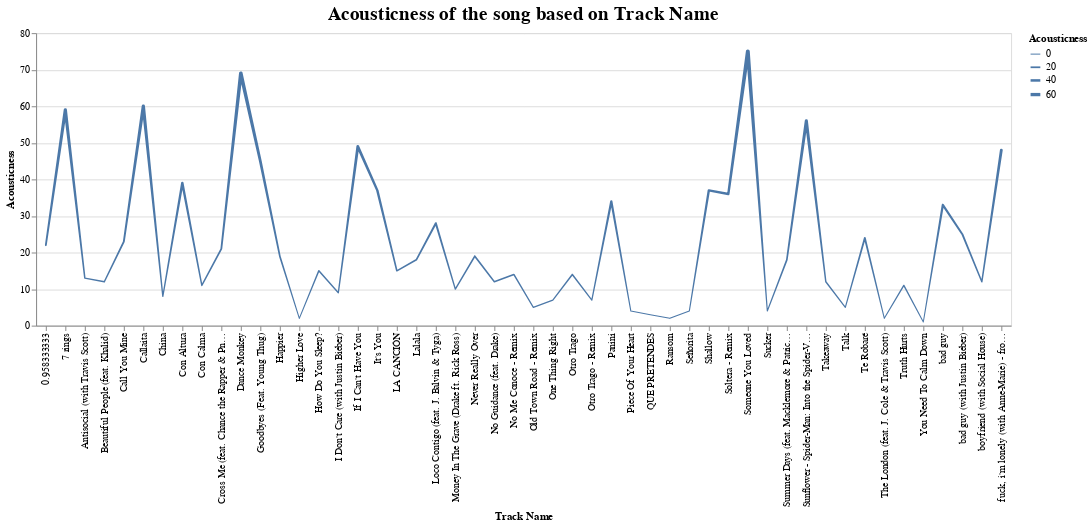

Source (notebook cell):
### Markdown cell above
### TASK 1: Let's show the acousticness for each song based in Track Name by visualizing it using a line graph. Show the variation in lines to show difference in acousticness for every track.

### Code cell
# Plot the graph and show the variations in line

Chart=alt.Chart(spotify).mark_trail().encode(            # mark_trail is used to vary the size of the line
    x='Track Name',
    y='Acousticness',
    size='Acousticness'  # For the variations in line size
).properties(
    title='Acousticness of the song based on Track Name'  # adding title to the chart
)


Chart.configure_title(  # chart title configuration 
    fontSize=20,
    font='Courier',
    anchor='middle',
    color='black'
)

### Figure 1 — Vega-Lite specification as saved in the notebook (floating-point values rounded to 4 significant figures)
{"config": {"view": {"continuousWidth": 400, "continuousHeight": 300}, "title": {"anchor": "middle", "color": "black", "font": "Courier", "fontSize": 20}}, "data": {"name": "data-459581acc2e1a9d92f0d76b9145d00c9"}, "mark": "trail", "encoding": {"size": {"type": "quantitative", "field": "Acousticness"}, "x": {"type": "nominal", "field": "Track Name"}, "y": {"type": "quantitative", "field": "Acousticness"}}, "title": "Acousticness of the song based on Track Name", "$schema": "https://vega.github.io/schema/vega-lite/v4.8.1.json", "datasets": {"data-459581acc2e1a9d92f0d76b9145d00c9": [{"Track ID": 1, "Track Name": "Señorita", "Artist Name": "Shawn Mendes", "Genre": "canadian pop", "Beats per min": 117, "Energy": 55, "Danceability": 76, "Loudness(dB)": -6, "Liveness": 8, "Valence": 75, "Length": 191, "Acousticness": 4, "Speechiness": 3, "Popularity": 79}, {"Track ID": 2, "Track Name": "China", "Artist Name": "Anuel AA", "Genre": "reggaeton flow", "Beats per min": 105, "Energy": 81, "Danceability": 79, "Loudness(dB)": -4, "Liveness": 8, "Valence": 61, "Length": 302, "Acousticness": 8, "Speechiness": 9, "Popularity": 92}, {"Track ID": 3, "Track Name": "boyfriend (with Social House)", "Artist Name": "Ariana Grande", "Genre": "dance pop", "Beats per min": 190, "Energy": 80, "Danceability": 40, "Loudness(dB)": -4, "Liveness": 16, "Valence": 70, "Length": 186, "Acousticness": 12, "Speechiness": 46, "Popularity": 85}, {"Track ID": 4, "Track Name": "Beautiful People (feat. Khalid)", "Artist Name": "Ed Sheeran", "Genre": "pop", "Beats per min": 93, "Energy": 65, "Danceability": 64, "Loudness(dB)": -8, "Liveness": 8, "Valence": 55, "Length": 198, "Acousticness": 12, "Speechiness": 19, "Popularity": 86}, {"Track ID": 5, "Track Name": "Goodbyes (Feat. Young Thug)", "Artist Name": "Post Malone", "Genre": "dfw rap", "Beats per min": 150, "Energy": 65, "Danceability": 58, "Loudness(dB)": -4, "Liveness": 11, "Valence": 18, "Length": 175, "Acousticness": 45, "Speechiness": 7, "Popularity": 94}, {"Track ID": 6, "Track Name": "I Don't Care (with Justin Bieber)", "Artist Name": "Ed Sheeran", "Genre": "pop", "Beats per min": 102, "Energy": 68, "Danceability": 80, "Loudness(dB)": -5, "Liveness": 9, "Valence": 84, "Length": 220, "Acousticness": 9, "Speechiness": 4, "Popularity": 84}, {"Track ID": 7, "Track Name": "Ransom", "Artist Name": "Lil Tecca", "Genre": "trap music", "Beats per min": 180, "Energy": 64, "Danceability": 75, "Loudness(dB)": -6, "Liveness": 7, "Valence": 23, "Length": 131, "Acousticness": 2, "Speechiness": 29, "Popularity": 92}, {"Track ID": 8, "Track Name": "How Do You Sleep?", "Artist Name": "Sam Smith", "Genre": "pop", "Beats per min": 111, "Energy": 68, "Danceability": 48, "Loudness(dB)": -5, "Liveness": 8, "Valence": 35, "Length": 202, "Acousticness": 15, "Speechiness": 9, "Popularity": 90}, {"Track ID": 9, "Track Name": "Old Town Road - Remix", "Artist Name": "Lil Nas X", "Genre": "country rap", "Beats per min": 136, "Energy": 62, "Danceability": 88, "Loudness(dB)": -6, "Liveness": 11, "Valence": 64, "Length": 157, "Acousticness": 5, "Speechiness": 10, "Popularity": 87}, {"Track ID": 10, "Track Name": "bad guy", "Artist Name": "Billie Eilish", "Genre": "electropop", "Beats per min": 135, "Energy": 43, "Danceability": 70, "Loudness(dB)": -11, "Liveness": 10, "Valence": 56, "Length": 194, "Acousticness": 33, "Speechiness": 38, "Popularity": 95}, {"Track ID": 11, "Track Name": "Callaita", "Artist Name": "Bad Bunny", "Genre": "reggaeton", "Beats per min": 176, "Energy": 62, "Danceability": 61, "Loudness(dB)": -5, "Liveness": 24, "Valence": 24, "Length": 251, "Acousticness": 60, "Speechiness": 31, "Popularity": 93}, {"Track ID": 12, "Track Name": "Loco Contigo (feat. J. Balvin & Tyga)", "Artist Name": "DJ Snake", "Genre": "dance pop", "Beats per min": 96, "Energy": 71, "Danceability": 82, "Loudness(dB)": -4, "Liveness": 15, "Valence": 38, "Length": 185, "Acousticness": 28, "Speechiness": 7, "Popularity": 86}, {"Track ID": 13, "Track Name": "Someone You Loved", "Artist Name": "Lewis Capaldi", "Genre": "pop", "Beats per min": 110, "Energy": 41, "Danceability": 50, "Loudness(dB)": -6, "Liveness": 11, "Valence": 45, "Length": 182, "Acousticness": 75, "Speechiness": 3, "Popularity": 88}, {"Track ID": 14, "Track Name": "Otro Trago - Remix", "Artist Name": "Sech", "Genre": "panamanian pop", "Beats per min": 176, "Energy": 79, "Danceability": 73, "Loudness(dB)": -2, "Liveness": 6, "Valence": 76, "Length": 288, "Acousticness": 7, "Speechiness": 20, "Popularity": 87}, {"Track ID": 15, "Track Name": "Money In The Grave (Drake ft. Rick Ross)", "Artist Name": "Drake", "Genre": "canadian hip hop", "Beats per min": 101, "Energy": 50, "Danceability": 83, "Loudness(dB)": -4, "Liveness": 12, "Valence": 10, "Length": 205, "Acousticness": 10, "Speechiness": 5, "Popularity": 92}, {"Track ID": 16, "Track Name": "No Guidance (feat. Drake)", "Artist Name": "Chris Brown", "Genre": "dance pop", "Beats per min": 93, "Energy": 45, "Danceability": 70, "Loudness(dB)": -7, "Liveness": 16, "Valence": 14, "Length": 261, "Acousticness": 12, "Speechiness": 15, "Popularity": 82}, {"Track ID": 17, "Track Name": "LA CANCIÓN", "Artist Name": "J Balvin", "Genre": "latin", "Beats per min": 176, "Energy": 65, "Danceability": 75, "Loudness(dB)": -6, "Liveness": 11, "Valence": 43, "Length": 243, "Acousticness": 15, "Speechiness": 32, "Popularity": 90}, {"Track ID": 18, "Track Name": "Sunflower - Spider-Man: Into the Spider-Verse", "Artist Name": "Post Malone", "Genre": "dfw rap", "Beats per min": 90, "Energy": 48, "Danceability": 76, "Loudness(dB)": -6, "Liveness": 7, "Valence": 91, "Length": 158, "Acousticness": 56, "Speechiness": 5, "Popularity": 91}, {"Track ID": 19, "Track Name": "Lalala", "Artist Name": "Y2K", "Genre": "canadian hip hop", "Beats per min": 130, "Energy": 39, "Danceability": 84, "Loudness(dB)": -8, "Liveness": 14, "Valence": 50, "Length": 161, "Acousticness": 18, "Speechiness": 8, "Popularity": 88}, {"Track ID": 20, "Track Name": "Truth Hurts", "Artist Name": "Lizzo", "Genre": "escape room", "Beats per min": 158, "Energy": 62, "Danceability": 72, "Loudness(dB)": -3, "Liveness": 12, "Valence": 41, "Length": 173, "Acousticness": 11, "Speechiness": 11, "Popularity": 91}, {"Track ID": 21, "Track Name": "Piece Of Your Heart", "Artist Name": "MEDUZA", "Genre": "pop house", "Beats per min": 124, "Energy": 74, "Danceability": 68, "Loudness(dB)": -7, "Liveness": 7, "Valence": 63, "Length": 153, "Acousticness": 4, "Speechiness": 3, "Popularity": 91}, {"Track ID": 22, "Track Name": "Panini", "Artist Name": "Lil Nas X", "Genre": "country rap", "Beats per min": 154, "Energy": 59, "Danceability": 70, "Loudness(dB)": -6, "Liveness": 12, "Valence": 48, "Length": 115, "Acousticness": 34, "Speechiness": 8, "Popularity": 91}, {"Track ID": 23, "Track Name": "No Me Conoce - Remix", "Artist Name": "Jhay Cortez", "Genre": "reggaeton flow", "Beats per min": 92, "Energy": 79, "Danceability": 81, "Loudness(dB)": -4, "Liveness": 9, "Valence": 58, "Length": 309, "Acousticness": 14, "Speechiness": 7, "Popularity": 83}, {"Track ID": 24, "Track Name": "Soltera - Remix", "Artist Name": "Lunay", "Genre": "latin", "Beats per min": 92, "Energy": 78, "Danceability": 80, "Loudness(dB)": -4, "Liveness": 44, "Valence": 80, "Length": 266, "Acousticness": 36, "Speechiness": 4, "Popularity": 91}, {"Track ID": 25, "Track Name": "bad guy (with Justin Bieber)", "Artist Name": "Billie Eilish", "Genre": "electropop", "Beats per min": 135, "Energy": 45, "Danceability": 67, "Loudness(dB)": -11, "Liveness": 12, "Valence": 68, "Length": 195, "Acousticness": 25, "Speechiness": 30, "Popularity": 89}, {"Track ID": 26, "Track Name": "If I Can't Have You", "Artist Name": "Shawn Mendes", "Genre": "canadian pop", "Beats per min": 124, "Energy": 82, "Danceability": 69, "Loudness(dB)": -4, "Liveness": 13, "Valence": 87, "Length": 191, "Acousticness": 49, "Speechiness": 6, "Popularity": 70}, {"Track ID": 27, "Track Name": "Dance Monkey", "Artist Name": "Tones and I", "Genre": "australian pop", "Beats per min": 98, "Energy": 59, "Danceability": 82, "Loudness(dB)": -6, "Liveness": 18, "Valence": 54, "Length": 210, "Acousticness": 69, "Speechiness": 10, "Popularity": 83}, {"Track ID": 28, "Track Name": "It's You", "Artist Name": "Ali Gatie", "Genre": "canadian hip hop", "Beats per min": 96, "Energy": 46, "Danceability": 73, "Loudness(dB)": -7, "Liveness": 19, "Valence": 40, "Length": 213, "Acousticness": 37, "Speechiness": 3, "Popularity": 89}, {"Track ID": 29, "Track Name": "Con Calma", "Artist Name": "Daddy Yankee", "Genre": "latin", "Beats per min": 94, "Energy": 86, "Danceability": 74, "Loudness(dB)": -3, "Liveness": 6, "Valence": 66, "Length": 193, "Acousticness": 11, "Speechiness": 6, "Popularity": 91}, {"Track ID": 30, "Track Name": "QUE PRETENDES", "Artist Name": "J Balvin", "Genre": "latin", "Beats per min": 93, "Energy": 79, "Danceability": 64, "Loudness(dB)": -4, "Liveness": 36, "Valence": 94, "Length": 222, "Acousticness": 3, "Speechiness": 25, "Popularity": 89}, {"Track ID": 31, "Track Name": "Takeaway", "Artist Name": "The Chainsmokers", "Genre": "edm", "Beats per min": 85, "Energy": 51, "Danceability": 29, "Loudness(dB)": -8, "Liveness": 10, "Valence": 36, "Length": 210, "Acousticness": 12, "Speechiness": 4, "Popularity": 84}, {"Track ID": 32, "Track Name": "7 rings", "Artist Name": "Ariana Grande", "Genre": "dance pop", "Beats per min": 140, "Energy": 32, "Danceability": 78, "Loudness(dB)": -11, "Liveness": 9, "Valence": 33, "Length": 179, "Acousticness": 59, "Speechiness": 33, "Popularity": 89}, {"Track ID": 33, "Track Name": "0.958333333", "Artist Name": "Maluma", "Genre": "reggaeton", "Beats per min": 96, "Energy": 71, "Danceability": 78, "Loudness(dB)": -5, "Liveness": 9, "Valence": 68, "Length": 176, "Acousticness": 22, "Speechiness": 28, "Popularity": 89}, {"Track ID": 34, "Track Name": "The London (feat. J. Cole & Travis Scott)", "Artist Name": "Young Thug", "Genre": "atl hip hop", "Beats per min": 98, "Energy": 59, "Danceability": 80, "Loudness(dB)": -7, "Liveness": 13, "Valence": 18, "Length": 200, "Acousticness": 2, "Speechiness": 15, "Popularity": 89}, {"Track ID": 35, "Track Name": "Never Really Over", "Artist Name": "Katy Perry", "Genre": "dance pop", "Beats per min": 100, "Energy": 88, "Danceability": 77, "Loudness(dB)": -5, "Liveness": 32, "Valence": 39, "Length": 224, "Acousticness": 19, "Speechiness": 6, "Popularity": 89}, {"Track ID": 36, "Track Name": "Summer Days (feat. Macklemore & Patrick Stump of Fall Out Boy)", "Artist Name": "Martin Garrix", "Genre": "big room", "Beats per min": 114, "Energy": 72, "Danceability": 66, "Loudness(dB)": -7, "Liveness": 14, "Valence": 32, "Length": 164, "Acousticness": 18, "Speechiness": 6, "Popularity": 89}, {"Track ID": 37, "Track Name": "Otro Trago", "Artist Name": "Sech", "Genre": "panamanian pop", "Beats per min": 176, "Energy": 70, "Danceability": 75, "Loudness(dB)": -5, "Liveness": 11, "Valence": 62, "Length": 226, "Acousticness": 14, "Speechiness": 34, "Popularity": 91}, {"Track ID": 38, "Track Name": "Antisocial (with Travis Scott)", "Artist Name": "Ed Sheeran", "Genre": "pop", "Beats per min": 152, "Energy": 82, "Danceability": 72, "Loudness(dB)": -5, "Liveness": 36, "Valence": 91, "Length": 162, "Acousticness": 13, "Speechiness": 5, "Popularity": 87}, {"Track ID": 39, "Track Name": "Sucker", "Artist Name": "Jonas Brothers", "Genre": "boy band", "Beats per min": 138, "Energy": 73, "Danceability": 84, "Loudness(dB)": -5, "Liveness": 11, "Valence": 95, "Length": 181, "Acousticness": 4, "Speechiness": 6, "Popularity": 80}, {"Track ID": 40, "Track Name": "fuck, i'm lonely (with Anne-Marie) - from “13 Reasons Why: Season 3”", "Artist Name": "Lauv", "Genre": "dance pop", "Beats per min": 95, "Energy": 56, "Danceability": 81, "Loudness(dB)": -6, "Liveness": 6, "Valence": 68, "Length": 199, "Acousticness": 48, "Speechiness": 7, "Popularity": 78}, {"Track ID": 41, "Track Name": "Higher Love", "Artist Name": "Kygo", "Genre": "edm", "Beats per min": 104, "Energy": 68, "Danceability": 69, "Loudness(dB)": -7, "Liveness": 10, "Valence": 40, "Length": 228, "Acousticness": 2, "Speechiness": 3, "Popularity": 88}, {"Track ID": 42, "Track Name": "You Need To Calm Down", "Artist Name": "Taylor Swift", "Genre": "dance pop", "Beats per min": 85, "Energy": 68, "Danceability": 77, "Loudness(dB)": -6, "Liveness": 7, "Valence": 73, "Length": 171, "Acousticness": 1, "Speechiness": 5, "Popularity": 90}, {"Track ID": 43, "Track Name": "Shallow", "Artist Name": "Lady Gaga", "Genre": "dance pop", "Beats per min": 96, "Energy": 39, "Danceability": 57, "Loudness(dB)": -6, "Liveness": 23, "Valence": 32, "Length": 216, "Acousticness": 37, "Speechiness": 3, "Popularity": 87}, {"Track ID": 44, "Track Name": "Talk", "Artist Name": "Khalid", "Genre": "pop", "Beats per min": 136, "Energy": 40, "Danceability": 90, "Loudness(dB)": -9, "Liveness": 6, "Valence": 35, "Length": 198, "Acousticness": 5, "Speechiness": 13, "Popularity": 84}, {"Track ID": 45, "Track Name": "Con Altura", "Artist Name": "ROSALÍA", "Genre": "r&b en espanol", "Beats per min": 98, "Energy": 69, "Danceability": 88, "Loudness(dB)": -4, "Liveness": 5, "Valence": 75, "Length": 162, "Acousticness": 39, "Speechiness": 12, "Popularity": 88}, {"Track ID": 46, "Track Name": "One Thing Right", "Artist Name": "Marshmello", "Genre": "brostep", "Beats per min": 88, "Energy": 62, "Danceability": 66, "Loudness(dB)": -2, "Liveness": 58, "Valence": 44, "Length": 182, "Acousticness": 7, "Speechiness": 5, "Popularity": 88}, {"Track ID": 47, "Track Name": "Te Robaré", "Artist Name": "Nicky Jam", "Genre": "latin", "Beats per min": 176, "Energy": 75, "Danceability": 67, "Loudness(dB)": -4, "Liveness": 8, "Valence": 80, "Length": 202, "Acousticness": 24, "Speechiness": 6, "Popularity": 88}, {"Track ID": 48, "Track Name": "Happier", "Artist Name": "Marshmello", "Genre": "brostep", "Beats per min": 100, "Energy": 79, "Danceability": 69, "Loudness(dB)": -3, "Liveness": 17, "Valence": 67, "Length": 214, "Acousticness": 19, "Speechiness": 5, "Popularity": 88}, {"Track ID": 49, "Track Name": "Call You Mine", "Artist Name": "The Chainsmokers", "Genre": "edm", "Beats per min": 104, "Energy": 70, "Danceability": 59, "Loudness(dB)": -6, "Liveness": 41, "Valence": 50, "Length": 218, "Acousticness": 23, "Speechiness": 3, "Popularity": 88}, {"Track ID": 50, "Track Name": "Cross Me (feat. Chance the Rapper & PnB Rock)", "Artist Name": "Ed Sheeran", "Genre": "pop", "Beats per min": 95, "Energy": 79, "Danceability": 75, "Loudness(dB)": -6, "Liveness": 7, "Valence": 61, "Length": 206, "Acousticness": 21, "Speechiness": 12, "Popularity": 82}]}}
